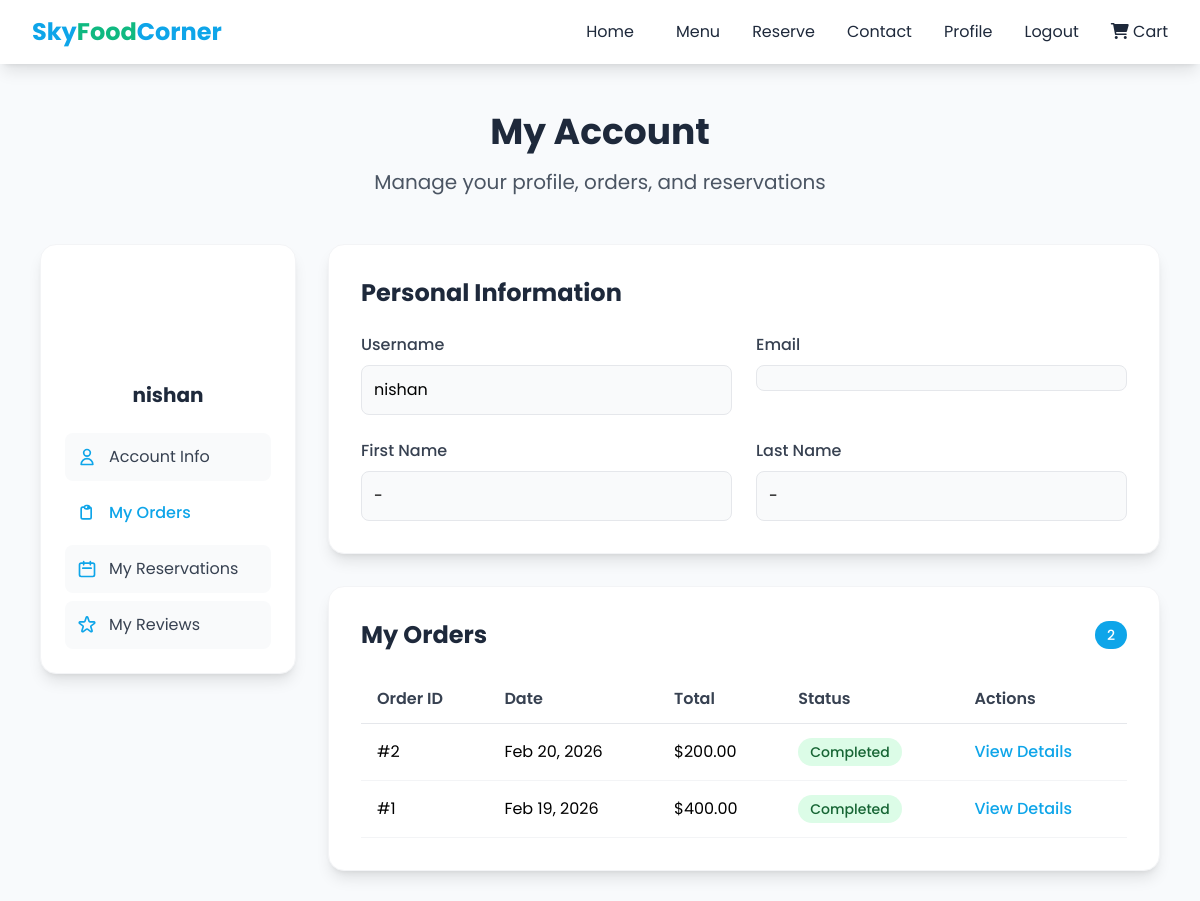
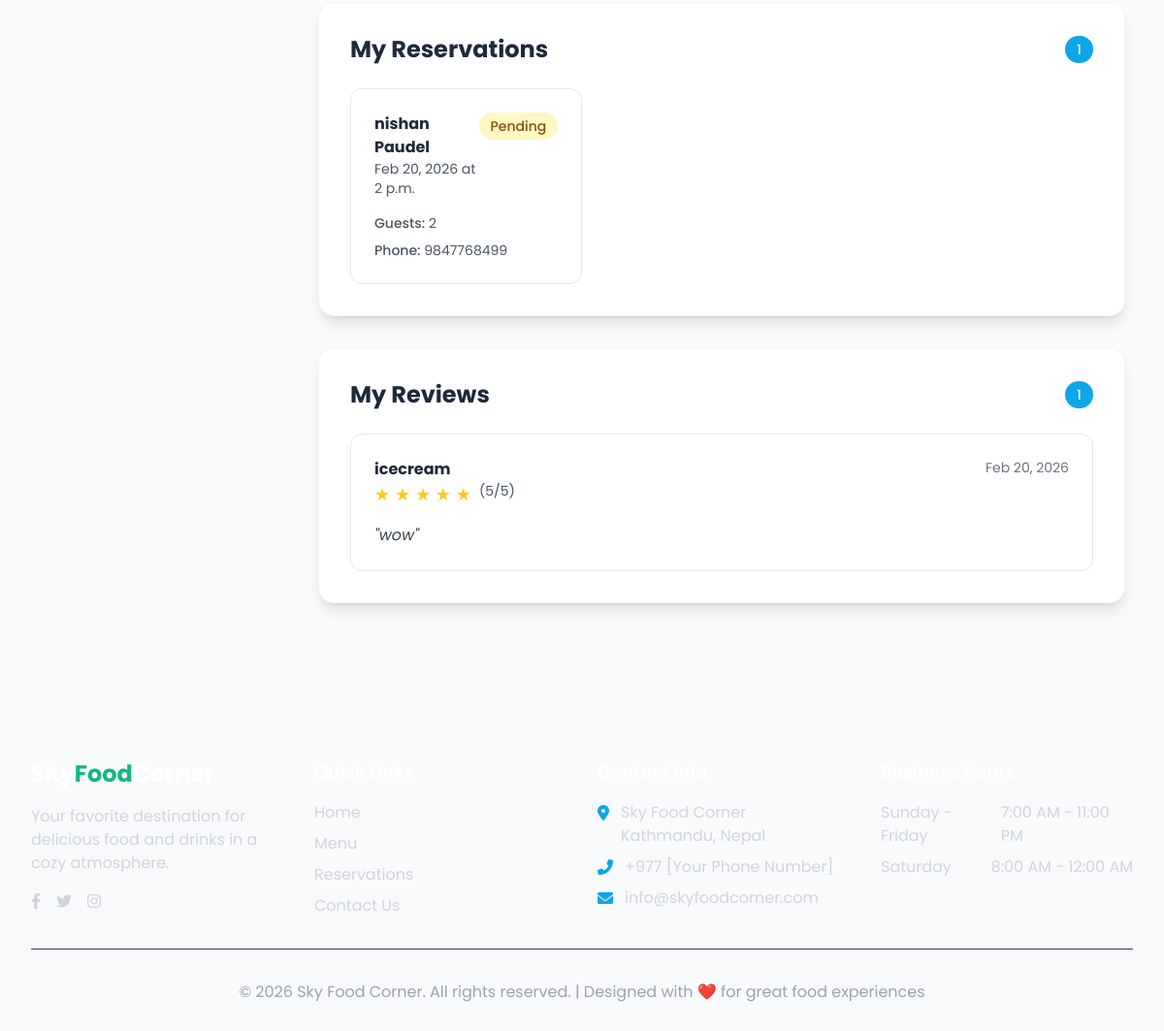
/profile/ (signed in), run on the app's committed database (2 pictures, top to bottom).
### restaurant/models.py (models this page shows, shortened)
class Order(models.Model):
    user = models.ForeignKey(User, on_delete=models.SET_NULL, null=True, blank=True, related_name='orders')
    order_date = models.DateTimeField(auto_now_add=True)
    total_amount = models.DecimalField(max_digits=10, decimal_places=2, default=0.00)
    status_choices = [
        ('Pending', 'Pending'),
        ('Processing', 'Processing'),
        ('Completed', 'Completed'),
        ('Cancelled', 'Cancelled'),
    ]
    status = models.CharField(max_length=20, choices=status_choices, default='Pending')
    customer_name = models.CharField(max_length=100, blank=True, null=True)
    customer_email = models.EmailField(blank=True, null=True)
    customer_phone = models.CharField(max_length=20, blank=True, null=True)
    class Meta:
        ordering = ['-order_date']

class Reservation(models.Model):
    user = models.ForeignKey(User, on_delete=models.SET_NULL, null=True, blank=True, related_name='reservations')
    name = models.CharField(max_length=100)
    email = models.EmailField()
    phone = models.CharField(max_length=20, blank=True, null=True)
    date = models.DateField()
    time = models.TimeField()
    number_of_guests = models.PositiveIntegerField()
    special_requests = models.TextField(blank=True, null=True)
    created_at = models.DateTimeField(auto_now_add=True)
    confirmed = models.BooleanField(default=False)
    class Meta:
        ordering = ['date', 'time']

class Review(models.Model):
    menu_item = models.ForeignKey(MenuItem, on_delete=models.CASCADE, related_name='reviews', blank=True, null=True)
    user = models.ForeignKey(User, on_delete=models.CASCADE, related_name='reviews', null=True, blank=True)
    rating_choices = [(i, str(i)) for i in range(1, 6)]
    rating = models.PositiveSmallIntegerField(choices=rating_choices)
    comment = models.TextField(blank=True, null=True)
    created_at = models.DateTimeField(auto_now_add=True)
    class Meta:
        ordering = ['-created_at']
        unique_together = ('menu_item', 'user') # A user can review a menu item only once

class MenuItem(models.Model):
    category = models.ForeignKey(Category, on_delete=models.CASCADE, related_name='menu_items')
    name = models.CharField(max_length=200, unique=True)
    description = models.TextField()
    price = models.DecimalField(max_digits=6, decimal_places=2)
    image = models.ImageField(upload_to='menu_images/', blank=True, null=True)
    is_available = models.BooleanField(default=True)
    created_at = models.DateTimeField(auto_now_add=True)
    updated_at = models.DateTimeField(auto_now=True)
    class Meta:
        ordering = ['category', 'name']

### restaurant/views.py (the view)
# urls.py: path('profile/', views.profile, name='profile'),
@login_required
def profile(request):
    user_orders = Order.objects.filter(user=request.user).order_by('-order_date')
    user_reservations = Reservation.objects.filter(user=request.user).order_by('-date')
    user_reviews = Review.objects.filter(user=request.user).order_by('-created_at')
    context = {
        'user_orders': user_orders,
        'user_reservations': user_reservations,
        'user_reviews': user_reviews,
    }
    return render(request, 'restaurant/profile.html', context)

### restaurant/templates/restaurant/profile.html (shortened to what this page needs)
{% extends 'restaurant/base.html' %}
{% block content %}
<div class="max-w-6xl mx-auto py-12 px-4">
    <div class="text-center mb-12">
        <h1 class="text-4xl font-bold text-dark mb-4">My Account</h1>
        <p class="text-xl text-gray-600">Manage your profile, orders, and reservations</p>
    </div>
    <div class="grid grid-cols-1 lg:grid-cols-4 gap-8">
        <div class="lg:col-span-1">
            <div class="bg-white rounded-2xl shadow-lg p-6 border border-gray-100 sticky top-6">
                <div class="text-center mb-6">
                    <div class="w-24 h-24 bg-gradient-to-br from-primary to-secondary rounded-full mx-auto mb-4 flex items-center justify-center text-white text-3xl font-bold">
                    </div>
                    <h3 class="text-xl font-bold text-dark">{{ user.get_full_name|default:user.username }}</h3>
                </div>
                <div class="space-y-2">
                    <div class="flex items-center p-3 bg-gray-50 rounded-lg">
                        <svg class="w-5 h-5 text-primary mr-3" fill="none" stroke="currentColor" viewBox="0 0 24 24">
                            <path stroke-linecap="round" stroke-linejoin="round" stroke-width="2" d="M16 7a4 4 0 11-8 0 4 4 0 018 0zM12 14a7 7 0 00-7 7h14a7 7 0 00-7-7z"></path>
                        </svg>
                        <span class="text-gray-700">Account Info</span>
                    </div>
                    <div class="flex items-center p-3 bg-primary/10 rounded-lg text-primary font-medium">
                        <svg class="w-5 h-5 text-primary mr-3" fill="none" stroke="currentColor" viewBox="0 0 24 24">
                            <path stroke-linecap="round" stroke-linejoin="round" stroke-width="2" d="M9 5H7a2 2 0 00-2 2v10a2 2 0 002 2h8a2 2 0 002-2V7a2 2 0 00-2-2h-2M9 5a2 2 0 002 2h2a2 2 0 002-2M9 5a2 2 0 012-2h2a2 2 0 012 2"></path>
                        </svg>
                        <span>My Orders</span>
                    </div>
                    <div class="flex items-center p-3 bg-gray-50 rounded-lg">
                        <svg class="w-5 h-5 text-primary mr-3" fill="none" stroke="currentColor" viewBox="0 0 24 24">
                            <path stroke-linecap="round" stroke-linejoin="round" stroke-width="2" d="M8 7V3m8 4V3m-9 8h10M5 21h14a2 2 0 002-2V7a2 2 0 00-2-2H5a2 2 0 00-2 2v12a2 2 0 002 2z"></path>
                        </svg>
                        <span class="text-gray-700">My Reservations</span>
                    </div>
                    <div class="flex items-center p-3 bg-gray-50 rounded-lg">
                        <span class="text-gray-700">My Reviews</span>
                    </div>
                </div>
            </div>
        </div>
        <div class="lg:col-span-3 space-y-8">
            <div class="bg-white rounded-2xl shadow-lg p-8 border border-gray-100">
                <h2 class="text-2xl font-bold text-dark mb-6">Personal Information</h2>
                <div class="grid grid-cols-1 md:grid-cols-2 gap-6">
                    <div>
                        <label class="block text-gray-700 font-medium mb-2">Username</label>
                        <div class="p-3 bg-gray-50 rounded-lg border border-gray-200">{{ user.username }}</div>
                    </div>
                    <div>
                        <label class="block text-gray-700 font-medium mb-2">Email</label>
                        <div class="p-3 bg-gray-50 rounded-lg border border-gray-200">{{ user.email }}</div>
                    </div>
                    <div>
                        <label class="block text-gray-700 font-medium mb-2">First Name</label>
                        <div class="p-3 bg-gray-50 rounded-lg border border-gray-200">{{ user.first_name|default:"-" }}</div>
                    </div>
                    <div>
                        <label class="block text-gray-700 font-medium mb-2">Last Name</label>
                        <div class="p-3 bg-gray-50 rounded-lg border border-gray-200">{{ user.last_name|default:"-" }}</div>
                    </div>
                </div>
            </div>
            <div class="bg-white rounded-2xl shadow-lg p-8 border border-gray-100">
                <div class="flex justify-between items-center mb-6">
                    <h2 class="text-2xl font-bold text-dark">My Orders</h2>
                    <span class="bg-primary text-white px-3 py-1 rounded-full text-sm font-medium">{{ user_orders.count }}</span>
                </div>
                {% if user_orders %}
                    <div class="overflow-x-auto">
                        <table class="w-full">
                            <thead>
                                <tr class="border-b border-gray-200">
                                    <th class="text-left py-3 px-4 font-semibold text-gray-700">Order ID</th>
                                    <th class="text-left py-3 px-4 font-semibold text-gray-700">Date</th>
                                    <th class="text-left py-3 px-4 font-semibold text-gray-700">Total</th>
                                    <th class="text-left py-3 px-4 font-semibold text-gray-700">Status</th>
                                    <th class="text-left py-3 px-4 font-semibold text-gray-700">Actions</th>
                                </tr>
                            </thead>
                            <tbody>
                                {% for order in user_orders %}
                                    <tr class="border-b border-gray-100 hover:bg-gray-50">
                                        <td class="py-4 px-4">#{{ order.id }}</td>
                                        <td class="py-4 px-4">{{ order.order_date|date:"M d, Y" }}</td>
                                        <td class="py-4 px-4">${{ order.total_amount }}</td>
                                        <td class="py-4 px-4">
                                            <span class="px-3 py-1 rounded-full text-sm font-medium
                                                {% if order.status == 'Pending' %}bg-yellow-100 text-yellow-800
                                                {% elif order.status == 'Processing' %}bg-blue-100 text-blue-800
                                                {% elif order.status == 'Completed' %}bg-green-100 text-green-800
                                                {% else %}bg-gray-100 text-gray-800{% endif %}">
                                                {{ order.status }}
                                            </span>
                                        </td>
                                        <td class="py-4 px-4">
                                            <a href="#" class="text-primary hover:text-primary-dark font-medium">View Details</a>
                                        </td>
                                    </tr>
                                {% endfor %}
                            </tbody>
                        </table>
                    </div>
                {% endif %}
            </div>
            <div class="bg-white rounded-2xl shadow-lg p-8 border border-gray-100">
                <div class="flex justify-between items-center mb-6">
                    <h2 class="text-2xl font-bold text-dark">My Reservations</h2>
                    <span class="bg-primary text-white px-3 py-1 rounded-full text-sm font-medium">{{ user_reservations.count }}</span>
                </div>
                {% if user_reservations %}
                    <div class="grid grid-cols-1 md:grid-cols-2 lg:grid-cols-3 gap-6">
                        {% for reservation in user_reservations %}
                            <div class="border border-gray-200 rounded-xl p-6 hover:shadow-md transition-shadow">
                                <div class="flex justify-between items-start mb-4">
                                    <div>
                                        <h3 class="font-bold text-dark">{{ reservation.name }}</h3>
                                        <p class="text-gray-600 text-sm">{{ reservation.date|date:"M d, Y" }} at {{ reservation.time }}</p>
                                    </div>
                                    <span class="px-3 py-1 rounded-full text-sm font-medium
                                        {% if reservation.confirmed %}bg-green-100 text-green-800
                                        {% else %}bg-yellow-100 text-yellow-800{% endif %}">
                                        {% if reservation.confirmed %}Confirmed{% else %}Pending{% endif %}
                                    </span>
                                </div>
                                <div class="space-y-2 text-sm text-gray-600">
                                    <p><span class="font-medium">Guests:</span> {{ reservation.number_of_guests }}</p>
                                    {% if reservation.phone %}<p><span class="font-medium">Phone:</span> {{ reservation.phone }}</p>{% endif %}
                                </div>
                            </div>
                        {% endfor %}
                    </div>
                {% endif %}
            </div>
            <div class="bg-white rounded-2xl shadow-lg p-8 border border-gray-100">
                <div class="flex justify-between items-center mb-6">
                    <h2 class="text-2xl font-bold text-dark">My Reviews</h2>
                    <span class="bg-primary text-white px-3 py-1 rounded-full text-sm font-medium">{{ user_reviews.count }}</span>
                </div>
                {% if user_reviews %}
                    <div class="space-y-6">
                        {% for review in user_reviews %}
                            <div class="border border-gray-200 rounded-xl p-6">
                                <div class="flex justify-between items-start mb-4">
                                    <div>
                                        <h3 class="font-bold text-dark">{{ review.menu_item.name }}</h3>
                                        <div class="flex text-yellow-400 text-lg">
                                            {% for _ in "12345"|make_list %}
                                                {% if forloop.counter <= review.rating %}
                                                    ★
                                                {% else %}
                                                    ☆
                                                {% endif %}
                                            {% endfor %}
                                            <span class="ml-2 text-gray-600 text-sm">({{ review.rating }}/5)</span>
                                        </div>
                                    </div>
                                    <span class="text-gray-500 text-sm">{{ review.created_at|date:"M d, Y" }}</span>
                                </div>
                                {% if review.comment %}
                                    <p class="text-gray-700 italic">"{{ review.comment }}"</p>
                                {% endif %}
                            </div>
                        {% endfor %}
                    </div>
                {% endif %}
            </div>
        </div>
    </div>
</div>
{% endblock %}

### data on the page
Order: id "2", order_date "Feb 20, 2026", total_amount "200.00", status "Completed"
Order: id "1", order_date "Feb 19, 2026", total_amount "400.00", status "Completed"
Reservation: name "nishan Paudel", date "Feb 20, 2026", time "2 p.m.", confirmed "Pending", number_of_guests "2", phone "9847768499"
Review: menu_item.name "icecream", rating "5", created_at "Feb 20, 2026", comment "wow"

### other printed values
{{ user.get_full_name|default:user.username }} "nishan"
{{ user.username }} "nishan"
{{ user.first_name|default:"-" }} "-"
{{ user.last_name|default:"-" }} "-"
{{ user_orders.count }} "2"
{{ user_reservations.count }} "1"
{{ user_reviews.count }} "1"
